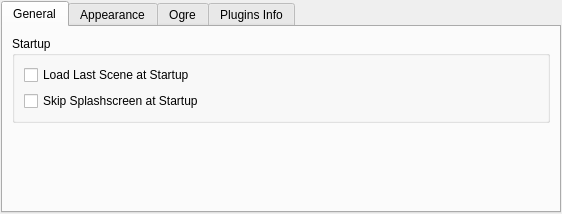
<?xml version="1.0" encoding="UTF-8"?>
<ui version="4.0">
 <class>ogitorPreferencesWidget</class>
 <widget class="QWidget" name="ogitorPreferencesWidget">
  <property name="geometry">
   <rect>
    <x>0</x>
    <y>0</y>
    <width>562</width>
    <height>214</height>
   </rect>
  </property>
  <property name="windowTitle">
   <string>Form</string>
  </property>
  <layout class="QGridLayout" name="gridLayout">
   <property name="margin">
    <number>1</number>
   </property>
   <property name="spacing">
    <number>1</number>
   </property>
   <item row="1" column="1">
    <widget class="QTabWidget" name="tabWidget">
     <property name="currentIndex">
      <number>0</number>
     </property>
     <widget class="QWidget" name="generalTab">
      <attribute name="title">
       <string>General</string>
      </attribute>
      <layout class="QVBoxLayout" name="verticalLayout">
       <item>
        <widget class="QGroupBox" name="startupGroupBox">
         <property name="title">
          <string>Startup</string>
         </property>
         <property name="alignment">
          <set>Qt::AlignLeading|Qt::AlignLeft|Qt::AlignTop</set>
         </property>
         <layout class="QVBoxLayout" name="verticalLayout_2">
          <item>
           <widget class="QCheckBox" name="loadLastCheckBox">
            <property name="text">
             <string>Load Last Scene at Startup</string>
            </property>
           </widget>
          </item>
          <item>
           <widget class="QCheckBox" name="splashscreenCheckBox">
            <property name="text">
             <string>Skip Splashscreen at Startup</string>
            </property>
           </widget>
          </item>
         </layout>
        </widget>
       </item>
       <item>
        <spacer name="verticalSpacer_3">
         <property name="orientation">
          <enum>Qt::Vertical</enum>
         </property>
         <property name="sizeHint" stdset="0">
          <size>
           <width>20</width>
           <height>40</height>
          </size>
         </property>
        </spacer>
       </item>
      </layout>
     </widget>
     <widget class="QWidget" name="appearanceTab">
      <attribute name="title">
       <string>Appearance</string>
      </attribute>
      <layout class="QGridLayout" name="gridLayout_4">
       <property name="margin">
        <number>0</number>
       </property>
       <item row="0" column="0">
        <layout class="QHBoxLayout" name="horizontalLayout">
         <item>
          <widget class="QGroupBox" name="langGroupBox">
           <property name="title">
            <string>Language</string>
           </property>
           <property name="flat">
            <bool>false</bool>
           </property>
           <layout class="QGridLayout" name="gridLayout_3">
            <property name="margin">
             <number>0</number>
            </property>
            <item row="0" column="0">
             <widget class="QComboBox" name="languageFileList">
              <property name="enabled">
               <bool>true</bool>
              </property>
             </widget>
            </item>
           </layout>
          </widget>
         </item>
         <item>
          <widget class="QGroupBox" name="groupBox">
           <property name="title">
            <string>Style</string>
           </property>
           <property name="checkable">
            <bool>false</bool>
           </property>
           <layout class="QGridLayout" name="gridLayout_2">
            <property name="margin">
             <number>0</number>
            </property>
            <item row="0" column="0">
             <widget class="QComboBox" name="styleSheetList"/>
            </item>
           </layout>
          </widget>
         </item>
        </layout>
       </item>
       <item row="1" column="0">
        <spacer name="verticalSpacer">
         <property name="orientation">
          <enum>Qt::Vertical</enum>
         </property>
         <property name="sizeHint" stdset="0">
          <size>
           <width>20</width>
           <height>131</height>
          </size>
         </property>
        </spacer>
       </item>
      </layout>
     </widget>
     <widget class="QWidget" name="ogreTab">
      <attribute name="title">
       <string>Ogre</string>
      </attribute>
      <layout class="QGridLayout" name="gridLayout_6">
       <property name="margin">
        <number>0</number>
       </property>
       <item row="0" column="0">
        <widget class="QGroupBox" name="groupBox_3">
         <property name="sizePolicy">
          <sizepolicy hsizetype="MinimumExpanding" vsizetype="Preferred">
           <horstretch>0</horstretch>
           <verstretch>0</verstretch>
          </sizepolicy>
         </property>
         <property name="title">
          <string>RenderSystem</string>
         </property>
         <layout class="QGridLayout" name="gridLayout_5">
          <property name="margin">
           <number>1</number>
          </property>
          <item row="0" column="0">
           <widget class="QComboBox" name="renderSystemComboBox"/>
          </item>
         </layout>
        </widget>
       </item>
       <item row="0" column="1">
        <widget class="QCheckBox" name="useVSyncCheckBox">
         <property name="sizePolicy">
          <sizepolicy hsizetype="Maximum" vsizetype="Fixed">
           <horstretch>0</horstretch>
           <verstretch>0</verstretch>
          </sizepolicy>
         </property>
         <property name="text">
          <string>Use VSync</string>
         </property>
        </widget>
       </item>
       <item row="1" column="0">
        <widget class="QGroupBox" name="antiAliasingGroup">
         <property name="title">
          <string>Anti aliasing</string>
         </property>
         <property name="checkable">
          <bool>false</bool>
         </property>
         <layout class="QGridLayout" name="gridLayout_7">
          <property name="leftMargin">
           <number>1</number>
          </property>
          <property name="topMargin">
           <number>1</number>
          </property>
          <property name="rightMargin">
           <number>1</number>
          </property>
          <property name="bottomMargin">
           <number>4</number>
          </property>
          <item row="0" column="0">
           <widget class="QComboBox" name="antiAlliasingComboBox"/>
          </item>
         </layout>
        </widget>
       </item>
       <item row="2" column="0">
        <spacer name="verticalSpacer_2">
         <property name="orientation">
          <enum>Qt::Vertical</enum>
         </property>
         <property name="sizeHint" stdset="0">
          <size>
           <width>20</width>
           <height>46</height>
          </size>
         </property>
        </spacer>
       </item>
      </layout>
     </widget>
     <widget class="QWidget" name="tabPluginsInfo">
      <attribute name="title">
       <string>Plugins Info</string>
      </attribute>
     </widget>
    </widget>
   </item>
  </layout>
 </widget>
 <resources/>
 <connections/>
</ui>
